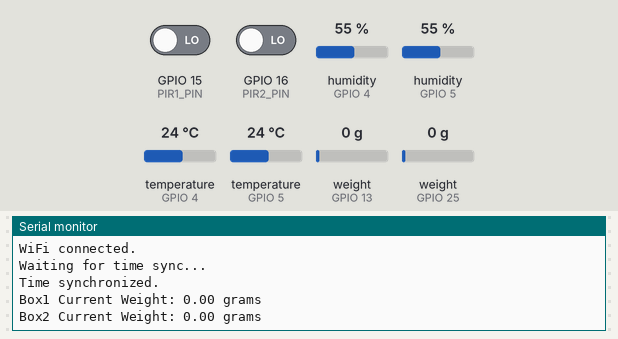
A sketch run on a simulated ESP32. Parts: the last lines printed to the serial monitor. The test bench sets the inputs (shaded band); at power-on: temperature (sensors on GPIO 4, GPIO 5) 24 °C, weight on the scale (sensors on GPIO 13, GPIO 25) 0 g, GPIO 15 (PIR1_PIN) LOW, GPIO 16 (PIR2_PIN) LOW, humidity (sensors on GPIO 4, GPIO 5) 55 %. WiFi joins after 1.5 s; servers stay silent unless stated; uploads are accepted with an empty reply; the local clock reads 2024-03-15 10:24:30 at power-on unless the sketch sets it.

Above: at 4.7 s.
4.8 s: temperature (sensor on GPIO 4) set to 12 °C
At 15.1 s:
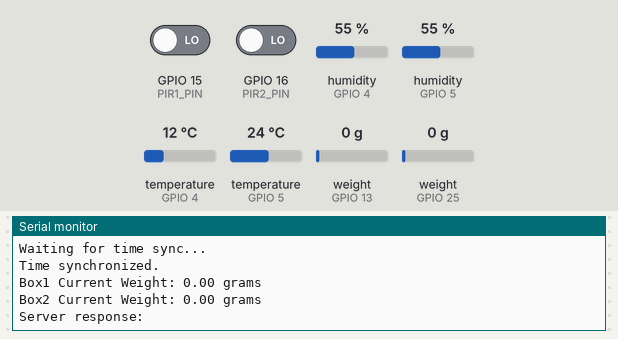
16.2 s: weight on the scale (sensor on GPIO 13) set to 100 g
At 17.3 s:
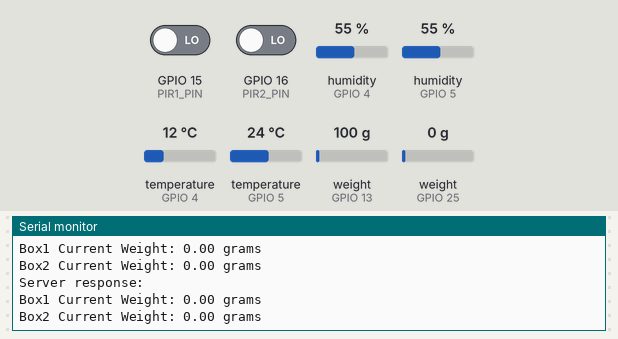
21.9 s: weight on the scale (sensor on GPIO 25) set to 100 g
At 27.4 s:
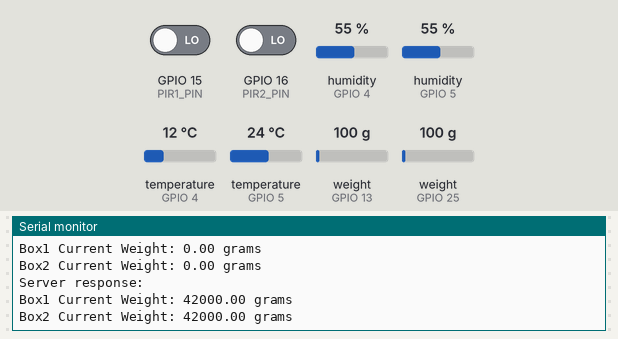
27.6 s: weight on the scale (sensor on GPIO 13) set to 1250 g
33.3 s: weight on the scale (sensor on GPIO 25) set to 1250 g
At 38.8 s:
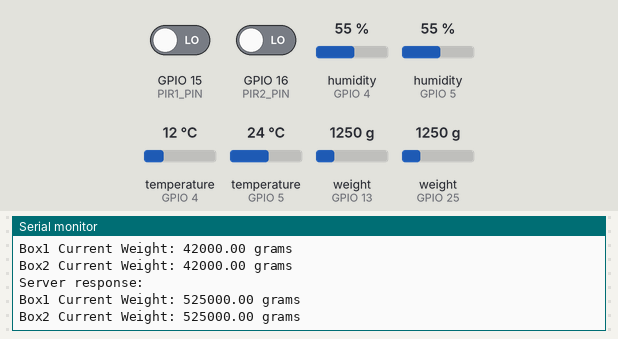
Timing chart, 0 to 40.0 s (numbered marks = the images above; inputs shaded):
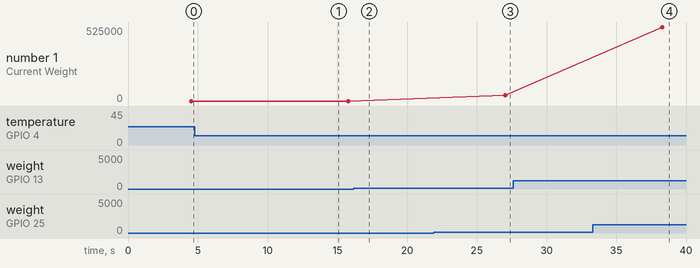

Measured:
- after the input at 4.8 s, the serial monitor: prints a new line after 10.0 s (image 1)
- after the input at 21.9 s, the serial monitor: prints a new line after 5.1 s (image 3)
- after the input at 33.3 s, the serial monitor: prints a new line after 5.0 s (image 4)

The sketch:

MainCode.ino
```cpp
#include <WiFi.h>
#include <HTTPClient.h>
#include "HX711.h"
#include "DHT.h"
#include <time.h>

// =====================
// WiFi & Server Settings
// =====================
const char* ssid     = "IQOO Z7s";
const char* password = "987654321";

// URL of the PHP endpoint on your web server (adjust domain/path as needed)
const char* phpServerUrl = "http://192.168.84.185/log_event.php";

// =====================
// Sensor Pins & Parameters
// -------------------------
// HX711 Load Cell Setup
#define HX711_DOUT1 13
#define HX711_SCK1  12
#define HX711_DOUT2 25
#define HX711_SCK2  26
HX711 loadCell1;
HX711 loadCell2;

// DHT11 Temperature Sensors
#define DHTPIN1 4
#define DHTPIN2 5
#define DHTTYPE DHT11
DHT dht1(DHTPIN1, DHTTYPE);
DHT dht2(DHTPIN2, DHTTYPE);

// PIR Motion Sensors
#define PIR1_PIN 15
#define PIR2_PIN 16

// =====================
// Global Variables & Thresholds
// =====================
const float weightThreshold = 50.0; // grams change required
const float orderQuantity   = 1000; // grams (1 kg order)

const float TEMP_MIN = 20.0;
const float TEMP_MAX = 30.0;

const int START_RECORD_HOUR = 9;  // 9 AM
const int END_RECORD_HOUR   = 22; // 10 PM

const int SECURITY_START = 9;
const int SECURITY_END   = 23;

float baselineWeight1 = 0.0;
float baselineWeight2 = 0.0;

float morningWeight1 = 0.0;
float eveningWeight1 = 0.0;
float morningWeight2 = 0.0;
float eveningWeight2 = 0.0;

bool orderPlacedBox1 = false;
bool orderPlacedBox2 = false;

// =====================
// Function Prototypes
// =====================
void connectToWiFi();
void initTime();
void checkDailyRecording();
void checkMotionSensors();
void checkTemperature();
void sendLogToServer(String eventType, String item, String value1, String value2 = "", String value3 = "");
tm getLocalTimeStruct();


// =====================
// Setup
// =====================
void setup() {
  Serial.begin(115200);
  Serial.println("ESP32 has started successfully!");

  // Initialize sensors
  loadCell1.begin(HX711_DOUT1, HX711_SCK1);
  loadCell1.set_scale();
  loadCell1.tare();
  loadCell2.begin(HX711_DOUT2, HX711_SCK2);
  loadCell2.set_scale();
  loadCell2.tare();
  dht1.begin();
  dht2.begin();

  pinMode(PIR1_PIN, INPUT);
  pinMode(PIR2_PIN, INPUT);

  // Connect to WiFi and sync time
  connectToWiFi();
  initTime();
}

// =====================
// Main Loop
// =====================
void loop() {
  checkDailyRecording();
  checkMotionSensors();
  checkTemperature();

  float weightBox1 = loadCell1.get_units(5);
  float weightBox2 = loadCell2.get_units(5);
  Serial.printf("Box1 Current Weight: %.2f grams\n", weightBox1);
  Serial.printf("Box2 Current Weight: %.2f grams\n", weightBox2);

  delay(10000); // delay 10 seconds between loops
}

// =====================
// WiFi Connection
// =====================
void connectToWiFi() {
  Serial.printf("Connecting to %s", ssid);
  WiFi.begin(ssid, password);
  while (WiFi.status() != WL_CONNECTED) {
    delay(500);
    Serial.print(".");
  }
  Serial.println("\nWiFi connected.");
}

// =====================
// NTP Time Initialization
// =====================
void initTime() {
  configTime(0, 0, "pool.ntp.org", "time.nist.gov");
  Serial.println("Waiting for time sync...");
  while (time(nullptr) < 100000) {
    delay(500);
  }
  Serial.println("Time synchronized.");
}

// =====================
// Daily Recording & Consumption Logging
// =====================
void checkDailyRecording() {
  tm timeInfo = getLocalTimeStruct();

  // Record morning weight at START_RECORD_HOUR
  if (timeInfo.tm_hour == START_RECORD_HOUR && timeInfo.tm_min == 0) {
    morningWeight1 = loadCell1.get_units(5);
    morningWeight2 = loadCell2.get_units(5);
    Serial.printf("Morning weights: Box1=%.2f, Box2=%.2f\n", morningWeight1, morningWeight2);
    orderPlacedBox1 = false;
    orderPlacedBox2 = false;
    delay(60000); // avoid duplicate triggers
  }

  // Record evening weight at END_RECORD_HOUR and log consumption
  if (timeInfo.tm_hour == END_RECORD_HOUR && timeInfo.tm_min == 0) {
    eveningWeight1 = loadCell1.get_units(5);
    eveningWeight2 = loadCell2.get_units(5);
    Serial.printf("Evening weights: Box1=%.2f, Box2=%.2f\n", eveningWeight1, eveningWeight2);

    float consumption1 = morningWeight1 - eveningWeight1;
    float consumption2 = morningWeight2 - eveningWeight2;

    // Log consumption for both boxes via PHP
    sendLogToServer("consumption", "Box1", String(morningWeight1), String(eveningWeight1), String(consumption1));
    sendLogToServer("consumption", "Box2", String(morningWeight2), String(eveningWeight2), String(consumption2));

    delay(60000);
  }
}

// =====================
// Motion & Security Check
// =====================
void checkMotionSensors() {
  tm timeInfo = getLocalTimeStruct();

  // Box1
  if (digitalRead(PIR1_PIN) == HIGH) {
    if (timeInfo.tm_hour < SECURITY_START || timeInfo.tm_hour >= SECURITY_END) {
      // Security alert via PHP logging
      sendLogToServer("security", "Box1", "Unauthorized motion detected at Box1.");
    } else {
      if (!orderPlacedBox1) {
        baselineWeight1 = loadCell1.get_units(5);
        delay(45000);
        float newWeight = loadCell1.get_units(5);
        if ((baselineWeight1 - newWeight) * 1000 >= weightThreshold) {
          // Order event logged via PHP
          sendLogToServer("order", "Box1", String(orderQuantity));
          orderPlacedBox1 = true;
        }
      }
    }
  }

  // Box2
  if (digitalRead(PIR2_PIN) == HIGH) {
    if (timeInfo.tm_hour < SECURITY_START || timeInfo.tm_hour >= SECURITY_END) {
      sendLogToServer("security", "Box2", "Unauthorized motion detected at Box2.");
    } else {
      if (!orderPlacedBox2) {
        baselineWeight2 = loadCell2.get_units(5);
        delay(45000);
        float newWeight = loadCell2.get_units(5);
        if ((baselineWeight2 - newWeight) * 1000 >= weightThreshold) {
          sendLogToServer("order", "Box2", String(orderQuantity));
          orderPlacedBox2 = true;
        }
      }
    }
  }
}

// =====================
// Temperature Monitoring
// =====================
void checkTemperature() {
  float temp1 = dht1.readTemperature();
  float temp2 = dht2.readTemperature();

  if (isnan(temp1) || isnan(temp2)) {
    Serial.println("Failed to read from DHT sensor!");
    return;
  }

  if (temp1 < TEMP_MIN || temp1 > TEMP_MAX) {
    sendLogToServer("temperature", "Box1", String(temp1));
  }

  if (temp2 < TEMP_MIN || temp2 > TEMP_MAX) {
    sendLogToServer("temperature", "Box2", String(temp2));
  }
}

// =====================
// Send Event Log to PHP Server
// =====================
// This function sends an HTTP POST with event details.
// The parameters are sent as strings; unused parameters can be left empty.
void sendLogToServer(String eventType, String item, String value1, String value2, String value3) {
  if(WiFi.status() == WL_CONNECTED){
    HTTPClient http;
    http.begin(phpServerUrl);
    http.addHeader("Content-Type", "application/x-www-form-urlencoded");

    String postData = "eventType=" + eventType + "&item=" + item + "&value1=" + value1 + "&value2=" + value2 + "&value3=" + value3;
    int httpResponseCode = http.POST(postData);
    if(httpResponseCode > 0){
      String response = http.getString();
      Serial.println("Server response: " + response);
    } else {
      Serial.println("Error sending POST: " + http.errorToString(httpResponseCode));
    }
    http.end();
  } else {
    Serial.println("WiFi not connected.");
  }
}

// =====================
// Utility: Get Local Time Structure
// =====================
tm getLocalTimeStruct() {
  time_t now;
  struct tm timeinfo;
  time(&now);
  localtime_r(&now, &timeinfo);
  return timeinfo;
}
```
